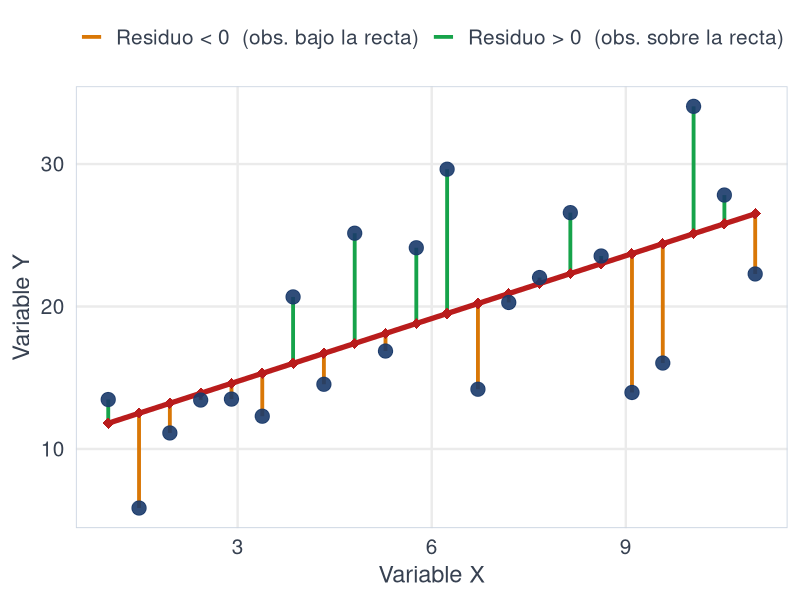

Write the R code that produced this figure.
## ---- chunk 1
library(ggplot2)
set.seed(42)
n <- 22
x <- seq(1, 11, length.out = n)
y <- 5 + 2.3 * x + rnorm(n, 0, 4.5)
df <- data.frame(x = x, y = y)
mod <- lm(y ~ x, data = df)
df$yhat <- fitted(mod)
df$residuo <- residuals(mod)
df$color_res <- ifelse(df$residuo > 0, "positivo", "negativo")

ggplot(df, aes(x, y)) +
  geom_smooth(method = "lm", se = FALSE, color = "#b91c1c", linewidth = 1.8) +
  geom_segment(aes(x = x, xend = x, y = yhat, yend = y, color = color_res),
               linewidth = 1.3, linetype = "solid") +
  geom_point(aes(y = yhat), shape = 18, color = "#b91c1c", size = 3.5) +
  geom_point(color = "#1a3a6b", size = 4.5, alpha = 0.9) +
  scale_color_manual(
    values = c("positivo" = "#16a34a", "negativo" = "#d97706"),
    labels = c("positivo" = "Residuo > 0  (obs. sobre la recta)",
               "negativo" = "Residuo < 0  (obs. bajo la recta)"),
    name = NULL
  ) +
  labs(x = "Variable X", y = "Variable Y") +
  theme_minimal(base_size = 18) +
  theme(
    axis.title      = element_text(size = 17, color = "#374151"),
    axis.text       = element_text(size = 15, color = "#374151"),
    panel.grid.minor = element_blank(),
    panel.border    = element_rect(color = "#cbd5e1", fill = NA, linewidth = 0.6),
    legend.position = "top",
    legend.text     = element_text(size = 15, color = "#374151")
  )
